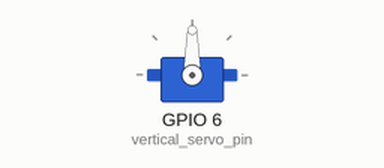
Simulated run of this sketch. Board: ESP32-C3. Parts: servo.

Above: at 0.0 s.
At 3.4 s:
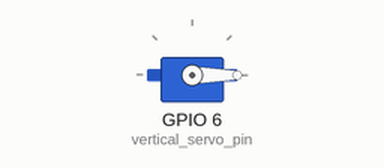
At 5.3 s:
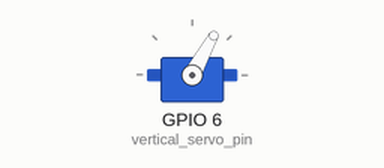
At 7.1 s:
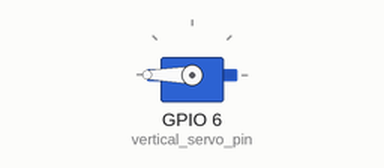
Timing chart, 0 to 10.9 s (numbered marks = the images above):
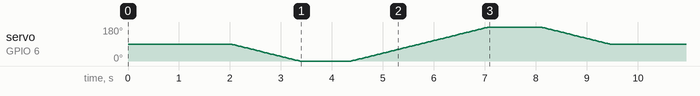

The sketch:

Lab_ESP32_C3_servo.ino
```cpp
/*
   Servo S90

    注意：使用GPIO 8，不使用                                                                                   电机驱动等模块已经使用的GPIO,便于集成
    使用GPIO 12无效，绝对不能使用GPIO18,19会使的芯片的USB失效
*/

#include <ESP32Servo.h>

#define FREQUENCY 50
#define MIN_PULSE_WIDTH 544
#define MAX_PULSE_WIDTH 2544

// create servo object to control a servo
Servo vertical_servo;
// 16 servo objects can be created on the ESP32

int pos = 0;  // variable to store the servo position
// Recommended PWM GPIO pins on the ESP32 include 2,4,12-19,21-23,25-27,32-33
// Possible PWM GPIO pins on the ESP32-S2: 0(used by on-board button),1-17,18(used by on-board LED),19-21,26,33-42
// Possible PWM GPIO pins on the ESP32-S3: 0(used by on-board button),1-21,35-45,47,48(used by on-board LED)
// Possible PWM GPIO pins on the ESP32-C3: 0(used by on-board button),1-7,8(used by on-board LED),9-10,18-21

int vertical_servo_pin =6;

void vertical_servo_turning() {
  for (pos = 90; pos >= 0; pos -= 1) {  // goes from 180 degrees to 0 degrees
    vertical_servo.write(pos);          // tell servo to go to position in variable 'pos'
    delay(15);                          // waits 15ms for the servo to reach the position
  }
  delay(1000);
  for (pos = 0; pos <= 180; pos += 1) {  // goes from 0 degrees to 180 degrees
    // in steps of 1 degree
    vertical_servo.write(pos);  // tell servo to go to position in variable 'pos'
    delay(15);                  // waits 15ms for the servo to reach the position
  }
  delay(1000);
  for (pos = 180; pos >= 90; pos -= 1) {  // goes from 0 degrees to 180 degrees
    // in steps of 1 degree
    vertical_servo.write(pos);  // tell servo to go to position in variable 'pos'
    delay(15);                  // waits 15ms for the servo to reach the position
  }
  delay(1000);
}


void setup() {
  //Allow allocation of all timers

  vertical_servo.setPeriodHertz(FREQUENCY);                                     // standard 50 hz servo
  vertical_servo.attach(vertical_servo_pin, MIN_PULSE_WIDTH, MAX_PULSE_WIDTH);  // attaches the servo on pin 18 to the servo object
  vertical_servo.write(90);                                                     // tell servo to go to position in variable 'pos'

  // using default min/max of 1000us and 2000us
  // different servos may require different min/max settings
  // for an accurate 0 to 180 sweep
  delay(2000);
  vertical_servo_turning();
}

void loop() {
}
```
